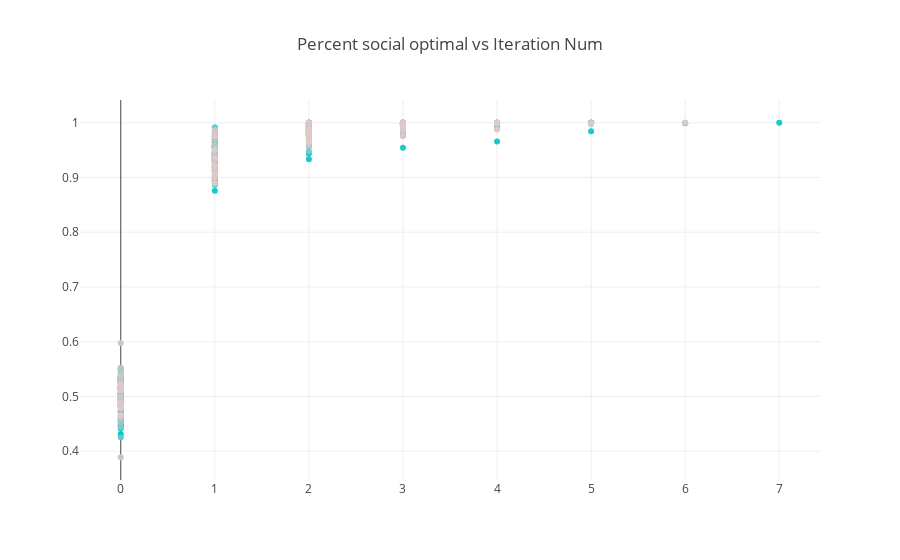

Write notebook code for a chart like this one.
### Code cell
plot_utils(seq_utils)

### Figure 1 — Plotly figure (JSON) as saved in the notebook; plotly's stock layout.template omitted (floating-point values rounded to 4 significant figures)
{"data": [{"hoverinfo": "skip", "marker": {"color": "rgb(0.0,200,200)"}, "mode": "markers", "type": "scatter", "uid": "7d331b6d-4d9f-453e-ae97-500911da73ef", "x": [0, 1, 2, 3, 4], "y": [0.4478, 0.8922, 0.9578, 0.9978, 1]}, {"hoverinfo": "skip", "marker": {"color": "rgb(0.0,200,200)"}, "mode": "markers", "type": "scatter", "uid": "3586ff8d-9732-4fed-8134-cf3e34d6b986", "x": [0, 1, 2, 3], "y": [0.4578, 0.9456, 0.9922, 1]}, {"hoverinfo": "skip", "marker": {"color": "rgb(0.0,200,200)"}, "mode": "markers", "type": "scatter", "uid": "7cd4a558-21d1-4a5a-9023-35f1943b1451", "x": [0, 1, 2, 3], "y": [0.5044, 0.9311, 0.9878, 1]}, {"hoverinfo": "skip", "marker": {"color": "rgb(0.0,200,200)"}, "mode": "markers", "type": "scatter", "uid": "bf2eb5df-479e-4493-bbba-ba0cb692eeab", "x": [0, 1, 2, 3], "y": [0.4911, 0.92, 0.9778, 1]}, {"hoverinfo": "skip", "marker": {"color": "rgb(0.0,200,200)"}, "mode": "markers", "type": "scatter", "uid": "74e5d20b-d41d-4e94-a736-2cb6619e0e33", "x": [0, 1, 2, 3, 4], "y": [0.4967, 0.93, 0.9811, 0.9989, 1]}, {"hoverinfo": "skip", "marker": {"color": "rgb(0.0,200,200)"}, "mode": "markers", "type": "scatter", "uid": "84d48501-f301-46b1-b520-e0105eca3ec6", "x": [0, 1, 2, 3, 4, 5], "y": [0.5511, 0.9644, 0.9878, 0.9956, 0.9989, 1]}, {"hoverinfo": "skip", "marker": {"color": "rgb(0.0,200,200)"}, "mode": "markers", "type": "scatter", "uid": "b5e885db-e831-4fcd-9458-e0a4e5a9a2ef", "x": [0, 1, 2, 3, 4], "y": [0.4989, 0.9322, 0.9811, 0.9967, 1]}, {"hoverinfo": "skip", "marker": {"color": "rgb(0.0,200,200)"}, "mode": "markers", "type": "scatter", "uid": "0b0a4257-9d6a-4eda-bf09-39a45d1b5934", "x": [0, 1, 2, 3], "y": [0.5167, 0.9533, 0.9989, 1]}, {"hoverinfo": "skip", "marker": {"color": "rgb(0.0,200,200)"}, "mode": "markers", "type": "scatter", "uid": "4120ba74-c38c-43d3-a6fc-d45ca17e2aa0", "x": [0, 1, 2, 3], "y": [0.5322, 0.9422, 0.9889, 1]}, {"hoverinfo": "skip", "marker": {"color": "rgb(0.0,200,200)"}, "mode": "markers", "type": "scatter", "uid": "0d67450e-d3ca-4dfd-8a4c-5ec8023d9c04", "x": [0, 1, 2, 3], "y": [0.4311, 0.8967, 0.9867, 1]}, {"hoverinfo": "skip", "marker": {"color": "rgb(25.0,200,200)"}, "mode": "markers", "type": "scatter", "uid": "a2975b3a-69aa-4e7f-91ff-7d43ee1781c2", "x": [0, 1, 2, 3, 4, 5], "y": [0.4456, 0.8756, 0.9433, 0.9767, 0.9911, 1]}, {"hoverinfo": "skip", "marker": {"color": "rgb(25.0,200,200)"}, "mode": "markers", "type": "scatter", "uid": "c19a60cd-9635-4791-9cd8-8194ae42fdf7", "x": [0, 1, 2, 3, 4], "y": [0.53, 0.91, 0.9711, 0.9978, 1]}, {"hoverinfo": "skip", "marker": {"color": "rgb(25.0,200,200)"}, "mode": "markers", "type": "scatter", "uid": "21880b5b-65ae-4dc4-b405-7c4d1c4cac84", "x": [0, 1, 2, 3], "y": [0.5289, 0.9444, 0.9989, 1]}, {"hoverinfo": "skip", "marker": {"color": "rgb(25.0,200,200)"}, "mode": "markers", "type": "scatter", "uid": "2ed367dc-2af9-4725-baa6-9e7ecd09e0c3", "x": [0, 1, 2, 3, 4, 5, 6, 7], "y": [0.5056, 0.9, 0.9333, 0.9544, 0.9656, 0.9844, 0.9989, 1]}, {"hoverinfo": "skip", "marker": {"color": "rgb(25.0,200,200)"}, "mode": "markers", "type": "scatter", "uid": "893b6d8c-d0d3-4650-bb1e-a632b74fc45f", "x": [0, 1, 2], "y": [0.5178, 0.9756, 1]}, {"hoverinfo": "skip", "marker": {"color": "rgb(25.0,200,200)"}, "mode": "markers", "type": "scatter", "uid": "4c489b7d-abc3-4ee1-a644-b51ddab6e0b4", "x": [0, 1, 2, 3], "y": [0.4411, 0.94, 0.9967, 1]}, {"hoverinfo": "skip", "marker": {"color": "rgb(25.0,200,200)"}, "mode": "markers", "type": "scatter", "uid": "735b0b88-585a-40d6-b1f1-8c55fe0190b9", "x": [0, 1, 2, 3], "y": [0.5233, 0.9556, 0.9978, 1]}, {"hoverinfo": "skip", "marker": {"color": "rgb(25.0,200,200)"}, "mode": "markers", "type": "scatter", "uid": "16f98928-85fe-4399-ad83-409ad906bcab", "x": [0, 1, 2, 3, 4], "y": [0.4589, 0.8867, 0.9767, 0.9933, 1]}, {"hoverinfo": "skip", "marker": {"color": "rgb(25.0,200,200)"}, "mode": "markers", "type": "scatter", "uid": "f62a2616-8f43-4769-b9ee-a7f9fd5956d8", "x": [0, 1, 2, 3, 4, 5], "y": [0.4744, 0.8944, 0.9567, 0.99, 0.9989, 1]}, {"hoverinfo": "skip", "marker": {"color": "rgb(25.0,200,200)"}, "mode": "markers", "type": "scatter", "uid": "6be0cc75-c449-4beb-a7bf-ac1c90f9ec8e", "x": [0, 1, 2, 3, 4], "y": [0.4833, 0.9278, 0.9844, 0.9956, 1]}, {"hoverinfo": "skip", "marker": {"color": "rgb(50.0,200,200)"}, "mode": "markers", "type": "scatter", "uid": "aa496308-9d50-49c2-8fe9-9568840ae7d6", "x": [0, 1, 2, 3, 4], "y": [0.4889, 0.9478, 0.9789, 0.9956, 1]}, {"hoverinfo": "skip", "marker": {"color": "rgb(50.0,200,200)"}, "mode": "markers", "type": "scatter", "uid": "25a5a961-6328-406d-9f82-d14c792a2308", "x": [0, 1, 2, 3, 4], "y": [0.5322, 0.9233, 0.9867, 0.9989, 1]}, {"hoverinfo": "skip", "marker": {"color": "rgb(50.0,200,200)"}, "mode": "markers", "type": "scatter", "uid": "66dc587c-1f0a-42fa-bed2-a6af1a3aa65e", "x": [0, 1, 2, 3], "y": [0.5367, 0.9556, 0.9978, 1]}, {"hoverinfo": "skip", "marker": {"color": "rgb(50.0,200,200)"}, "mode": "markers", "type": "scatter", "uid": "aa6b7acc-fae4-4c1e-9d43-3e1328cdb109", "x": [0, 1, 2, 3], "y": [0.4944, 0.9389, 0.9833, 1]}, {"hoverinfo": "skip", "marker": {"color": "rgb(50.0,200,200)"}, "mode": "markers", "type": "scatter", "uid": "8c425d07-5af6-4b7b-b3c6-6826b1a90482", "x": [0, 1, 2, 3, 4], "y": [0.5011, 0.9444, 0.9833, 0.9978, 1]}, {"hoverinfo": "skip", "marker": {"color": "rgb(50.0,200,200)"}, "mode": "markers", "type": "scatter", "uid": "dc55269d-cf4f-4b1d-b115-2acca6316703", "x": [0, 1, 2, 3], "y": [0.4967, 0.9411, 0.9933, 1]}, {"hoverinfo": "skip", "marker": {"color": "rgb(50.0,200,200)"}, "mode": "markers", "type": "scatter", "uid": "eb39915e-97cc-4e5e-93c0-cc0a5163ab78", "x": [0, 1, 2, 3, 4], "y": [0.5356, 0.9578, 0.9856, 0.9989, 1]}, {"hoverinfo": "skip", "marker": {"color": "rgb(50.0,200,200)"}, "mode": "markers", "type": "scatter", "uid": "d39a0b5d-c1b3-4c1d-bc10-daa55b549628", "x": [0, 1, 2, 3, 4], "y": [0.5078, 0.9189, 0.9833, 0.9967, 1]}, {"hoverinfo": "skip", "marker": {"color": "rgb(50.0,200,200)"}, "mode": "markers", "type": "scatter", "uid": "37579cc4-3609-4438-a360-ab2af8a385a8", "x": [0, 1, 2], "y": [0.5044, 0.9578, 1]}, {"hoverinfo": "skip", "marker": {"color": "rgb(50.0,200,200)"}, "mode": "markers", "type": "scatter", "uid": "908e8da8-4a8f-4aec-ae03-067324184a0a", "x": [0, 1, 2, 3, 4, 5], "y": [0.5256, 0.9333, 0.9767, 0.9889, 0.9989, 1]}, {"hoverinfo": "skip", "marker": {"color": "rgb(75.0,200,200)"}, "mode": "markers", "type": "scatter", "uid": "00ac2c79-6d4f-4e56-bf1e-eb45fffc2b61", "x": [0, 1, 2, 3], "y": [0.48, 0.9322, 0.98, 1]}, {"hoverinfo": "skip", "marker": {"color": "rgb(75.0,200,200)"}, "mode": "markers", "type": "scatter", "uid": "77461d09-3b18-474d-9dcd-3c3c506b0acf", "x": [0, 1, 2, 3, 4], "y": [0.5156, 0.9544, 0.9911, 0.9989, 1]}, {"hoverinfo": "skip", "marker": {"color": "rgb(75.0,200,200)"}, "mode": "markers", "type": "scatter", "uid": "216a034d-9028-4a1f-9b2d-96754adb0239", "x": [0, 1, 2, 3, 4], "y": [0.5122, 0.9433, 0.9811, 0.9978, 1]}, {"hoverinfo": "skip", "marker": {"color": "rgb(75.0,200,200)"}, "mode": "markers", "type": "scatter", "uid": "8c3e6587-830e-4037-9a7c-fcf1c6ddf635", "x": [0, 1, 2, 3], "y": [0.45, 0.9122, 0.9844, 1]}, {"hoverinfo": "skip", "marker": {"color": "rgb(75.0,200,200)"}, "mode": "markers", "type": "scatter", "uid": "7b359970-aef4-4207-b600-d81e8ad8ac3f", "x": [0, 1, 2, 3], "y": [0.5344, 0.9633, 0.9933, 1]}, {"hoverinfo": "skip", "marker": {"color": "rgb(75.0,200,200)"}, "mode": "markers", "type": "scatter", "uid": "4d601e5e-3e35-46f3-a488-b22901891ec0", "x": [0, 1, 2, 3, 4], "y": [0.5322, 0.9356, 0.9778, 0.9978, 1]}, {"hoverinfo": "skip", "marker": {"color": "rgb(75.0,200,200)"}, "mode": "markers", "type": "scatter", "uid": "6384318f-c096-4128-a511-8c6b6a094f01", "x": [0, 1, 2, 3], "y": [0.4922, 0.9589, 0.9944, 1]}, {"hoverinfo": "skip", "marker": {"color": "rgb(75.0,200,200)"}, "mode": "markers", "type": "scatter", "uid": "a784dab6-d6f4-4996-b569-dd839815d395", "x": [0, 1, 2, 3], "y": [0.4722, 0.9333, 0.9978, 1]}, {"hoverinfo": "skip", "marker": {"color": "rgb(75.0,200,200)"}, "mode": "markers", "type": "scatter", "uid": "86560a41-efc2-4958-9acc-c976d69a207c", "x": [0, 1, 2], "y": [0.5167, 0.9556, 1]}, {"hoverinfo": "skip", "marker": {"color": "rgb(75.0,200,200)"}, "mode": "markers", "type": "scatter", "uid": "b7002fba-0ecb-4336-8a4f-7948b7173496", "x": [0, 1, 2, 3], "y": [0.4944, 0.9556, 0.9911, 1]}, {"hoverinfo": "skip", "marker": {"color": "rgb(100.0,200,200)"}, "mode": "markers", "type": "scatter", "uid": "84e222af-c214-46a2-b964-e2909551f181", "x": [0, 1, 2], "y": [0.4922, 0.9911, 1]}, {"hoverinfo": "skip", "marker": {"color": "rgb(100.0,200,200)"}, "mode": "markers", "type": "scatter", "uid": "4681d376-0cc9-4c65-9747-ebc39b7fd190", "x": [0, 1, 2], "y": [0.5244, 0.9678, 1]}, {"hoverinfo": "skip", "marker": {"color": "rgb(100.0,200,200)"}, "mode": "markers", "type": "scatter", "uid": "1997de78-2dcf-4ed3-bd5d-ffe4422d1167", "x": [0, 1, 2, 3], "y": [0.4256, 0.9456, 0.9889, 1]}, {"hoverinfo": "skip", "marker": {"color": "rgb(100.0,200,200)"}, "mode": "markers", "type": "scatter", "uid": "d5546b12-0829-4e89-9381-1364a76ac75c", "x": [0, 1, 2, 3], "y": [0.5267, 0.97, 0.9922, 1]}, {"hoverinfo": "skip", "marker": {"color": "rgb(100.0,200,200)"}, "mode": "markers", "type": "scatter", "uid": "dff2833a-9c1a-4987-b3d0-d4b0fedc665c", "x": [0, 1, 2, 3], "y": [0.5056, 0.9389, 0.9911, 1]}, {"hoverinfo": "skip", "marker": {"color": "rgb(100.0,200,200)"}, "mode": "markers", "type": "scatter", "uid": "ec22cfdf-b0fb-49ec-a0fd-c8574ad231e9", "x": [0, 1, 2], "y": [0.5167, 0.9911, 1]}, {"hoverinfo": "skip", "marker": {"color": "rgb(100.0,200,200)"}, "mode": "markers", "type": "scatter", "uid": "eeef9785-235b-4594-9d4e-263c5fd9a894", "x": [0, 1, 2, 3], "y": [0.5322, 0.96, 0.9989, 1]}, {"hoverinfo": "skip", "marker": {"color": "rgb(100.0,200,200)"}, "mode": "markers", "type": "scatter", "uid": "96c87a15-2f7c-4890-9003-d1ffe907b805", "x": [0, 1, 2], "y": [0.5122, 0.9644, 1]}, {"hoverinfo": "skip", "marker": {"color": "rgb(100.0,200,200)"}, "mode": "markers", "type": "scatter", "uid": "21292b58-e6f6-4b33-bdb3-ae378a9b58bf", "x": [0, 1, 2, 3], "y": [0.5444, 0.9544, 0.9889, 1]}, {"hoverinfo": "skip", "marker": {"color": "rgb(100.0,200,200)"}, "mode": "markers", "type": "scatter", "uid": "dce8248c-3c62-4803-bd99-ce55d392a66a", "x": [0, 1, 2, 3, 4], "y": [0.4567, 0.9544, 0.99, 0.9989, 1]}, {"hoverinfo": "skip", "marker": {"color": "rgb(125.0,200,200)"}, "mode": "markers", "type": "scatter", "uid": "033f4c91-2172-4c1e-bf46-2bd852dce0dd", "x": [0, 1, 2, 3], "y": [0.4633, 0.9122, 0.9844, 1]}, {"hoverinfo": "skip", "marker": {"color": "rgb(125.0,200,200)"}, "mode": "markers", "type": "scatter", "uid": "e2e4e392-45f9-44de-b1f3-0e2d49ec52ca", "x": [0, 1, 2, 3], "y": [0.5244, 0.9833, 0.9989, 1]}, {"hoverinfo": "skip", "marker": {"color": "rgb(125.0,200,200)"}, "mode": "markers", "type": "scatter", "uid": "457a26d9-9345-444c-abf0-8513d7ba91b2", "x": [0, 1, 2, 3, 4], "y": [0.4433, 0.9, 0.9811, 0.9989, 1]}, {"hoverinfo": "skip", "marker": {"color": "rgb(125.0,200,200)"}, "mode": "markers", "type": "scatter", "uid": "5318a2b5-0e65-4860-9f99-1df8aa26188a", "x": [0, 1, 2, 3], "y": [0.4722, 0.9144, 0.9956, 1]}, {"hoverinfo": "skip", "marker": {"color": "rgb(125.0,200,200)"}, "mode": "markers", "type": "scatter", "uid": "96ee52b4-7573-4c0e-81a7-3fdeb18ae3bc", "x": [0, 1, 2], "y": [0.5378, 0.98, 1]}, {"hoverinfo": "skip", "marker": {"color": "rgb(125.0,200,200)"}, "mode": "markers", "type": "scatter", "uid": "bfc470d5-1c82-44c2-be5b-6bea6825131d", "x": [0, 1, 2, 3], "y": [0.4822, 0.9378, 0.9989, 1]}, {"hoverinfo": "skip", "marker": {"color": "rgb(125.0,200,200)"}, "mode": "markers", "type": "scatter", "uid": "b73f08e1-91fe-4971-ae8a-f956d8422c4a", "x": [0, 1, 2, 3, 4], "y": [0.52, 0.9367, 0.9844, 0.9933, 1]}, {"hoverinfo": "skip", "marker": {"color": "rgb(125.0,200,200)"}, "mode": "markers", "type": "scatter", "uid": "071e7f43-4afa-45bb-8ab6-8391e4fd0386", "x": [0, 1, 2, 3, 4, 5, 6], "y": [0.4844, 0.9211, 0.9733, 0.98, 0.9911, 0.9989, 1]}, {"hoverinfo": "skip", "marker": {"color": "rgb(125.0,200,200)"}, "mode": "markers", "type": "scatter", "uid": "2aaed003-2931-4033-ab66-54352b737214", "x": [0, 1, 2, 3, 4, 5], "y": [0.4856, 0.9022, 0.9478, 0.9856, 0.9989, 1]}, {"hoverinfo": "skip", "marker": {"color": "rgb(125.0,200,200)"}, "mode": "markers", "type": "scatter", "uid": "85a94a67-7d8f-4b38-b8ab-1937bb48d8da", "x": [0, 1, 2], "y": [0.5011, 0.9789, 1]}, {"hoverinfo": "skip", "marker": {"color": "rgb(150.0,200,200)"}, "mode": "markers", "type": "scatter", "uid": "8717f77b-ced9-417d-8049-502d74968c7b", "x": [0, 1, 2, 3], "y": [0.4856, 0.9367, 0.9856, 1]}, {"hoverinfo": "skip", "marker": {"color": "rgb(150.0,200,200)"}, "mode": "markers", "type": "scatter", "uid": "f7a05daa-3bdd-43b4-8a40-e0a8f5979018", "x": [0, 1, 2, 3], "y": [0.55, 0.95, 0.99, 1]}, {"hoverinfo": "skip", "marker": {"color": "rgb(150.0,200,200)"}, "mode": "markers", "type": "scatter", "uid": "6c2e3ccb-120a-41ea-b4d6-b4ddf3baf7a0", "x": [0, 1, 2, 3, 4, 5], "y": [0.4689, 0.92, 0.9822, 0.9911, 0.9989, 1]}, {"hoverinfo": "skip", "marker": {"color": "rgb(150.0,200,200)"}, "mode": "markers", "type": "scatter", "uid": "b18504e2-4085-464c-949c-4281805d3f70", "x": [0, 1, 2, 3], "y": [0.4711, 0.9567, 0.9978, 1]}, {"hoverinfo": "skip", "marker": {"color": "rgb(150.0,200,200)"}, "mode": "markers", "type": "scatter", "uid": "e5b99683-8a6f-418f-b45e-7e8e2deb6588", "x": [0, 1, 2], "y": [0.5122, 0.9733, 1]}, {"hoverinfo": "skip", "marker": {"color": "rgb(150.0,200,200)"}, "mode": "markers", "type": "scatter", "uid": "196aa908-eff3-4fdf-9fe8-b19efca4a4aa", "x": [0, 1, 2, 3, 4], "y": [0.54, 0.9378, 0.9856, 0.9989, 1]}, {"hoverinfo": "skip", "marker": {"color": "rgb(150.0,200,200)"}, "mode": "markers", "type": "scatter", "uid": "bd32a8b6-1c39-41c5-8f7f-1282ef7cec33", "x": [0, 1, 2], "y": [0.51, 0.98, 1]}, {"hoverinfo": "skip", "marker": {"color": "rgb(150.0,200,200)"}, "mode": "markers", "type": "scatter", "uid": "8dfcccdd-4756-4a4a-bbac-afc38381c811", "x": [0, 1, 2, 3], "y": [0.48, 0.9211, 0.9922, 1]}, {"hoverinfo": "skip", "marker": {"color": "rgb(150.0,200,200)"}, "mode": "markers", "type": "scatter", "uid": "315d9147-16ea-4c86-bc33-d9aa780ce745", "x": [0, 1, 2, 3, 4], "y": [0.4933, 0.92, 0.9856, 0.9944, 1]}, {"hoverinfo": "skip", "marker": {"color": "rgb(150.0,200,200)"}, "mode": "markers", "type": "scatter", "uid": "416e2c53-f854-42a2-a2c0-558688f89be8", "x": [0, 1, 2, 3], "y": [0.4522, 0.9322, 0.9933, 1]}, {"hoverinfo": "skip", "marker": {"color": "rgb(175.0,200,200)"}, "mode": "markers", "type": "scatter", "uid": "36d25085-9e6f-4ead-8086-32ca0d514068", "x": [0, 1, 2, 3, 4], "y": [0.4867, 0.8933, 0.9778, 0.9967, 1]}, {"hoverinfo": "skip", "marker": {"color": "rgb(175.0,200,200)"}, "mode": "markers", "type": "scatter", "uid": "fb1b12cd-4bdd-4e36-93fc-4690edd68727", "x": [0, 1, 2, 3], "y": [0.53, 0.9544, 0.9867, 1]}, {"hoverinfo": "skip", "marker": {"color": "rgb(175.0,200,200)"}, "mode": "markers", "type": "scatter", "uid": "bf13409f-c2b4-47ea-8d4a-1571ae557f5b", "x": [0, 1, 2, 3, 4], "y": [0.5067, 0.96, 0.9889, 0.9989, 1]}, {"hoverinfo": "skip", "marker": {"color": "rgb(175.0,200,200)"}, "mode": "markers", "type": "scatter", "uid": "94a15a1a-6c54-451a-b1f0-b377285778b3", "x": [0, 1, 2, 3, 4], "y": [0.5478, 0.9522, 0.99, 0.9978, 1]}, {"hoverinfo": "skip", "marker": {"color": "rgb(175.0,200,200)"}, "mode": "markers", "type": "scatter", "uid": "70a93566-096e-4563-9a0a-826fdbf92dbf", "x": [0, 1, 2, 3, 4], "y": [0.46, 0.9411, 0.9811, 0.9933, 1]}, {"hoverinfo": "skip", "marker": {"color": "rgb(175.0,200,200)"}, "mode": "markers", "type": "scatter", "uid": "5d7db5c5-b437-49d9-9696-3cc671e1b21c", "x": [0, 1, 2, 3], "y": [0.5522, 0.9733, 0.9956, 1]}, {"hoverinfo": "skip", "marker": {"color": "rgb(175.0,200,200)"}, "mode": "markers", "type": "scatter", "uid": "0f416fff-6334-45aa-8eff-4a49ded17b48", "x": [0, 1, 2], "y": [0.5267, 0.97, 1]}, {"hoverinfo": "skip", "marker": {"color": "rgb(175.0,200,200)"}, "mode": "markers", "type": "scatter", "uid": "09cc76df-6ab9-46f0-b1c8-9ff8cd3b82bb", "x": [0, 1, 2, 3], "y": [0.4989, 0.9344, 0.9978, 1]}, {"hoverinfo": "skip", "marker": {"color": "rgb(175.0,200,200)"}, "mode": "markers", "type": "scatter", "uid": "d4b5b43b-71bb-468f-a793-8fe31ffb09f0", "x": [0, 1, 2, 3, 4], "y": [0.4656, 0.9167, 0.98, 0.9911, 1]}, {"hoverinfo": "skip", "marker": {"color": "rgb(175.0,200,200)"}, "mode": "markers", "type": "scatter", "uid": "c427ad2c-ee4a-400c-9b5c-88fe4e66c3eb", "x": [0, 1, 2, 3], "y": [0.52, 0.9711, 0.9911, 1]}, {"hoverinfo": "skip", "marker": {"color": "rgb(200.0,200,200)"}, "mode": "markers", "type": "scatter", "uid": "550ffaeb-ec13-428d-b3d9-6f1db87ac5a7", "x": [0, 1, 2, 3, 4], "y": [0.4989, 0.9311, 0.97, 0.9989, 1]}, {"hoverinfo": "skip", "marker": {"color": "rgb(200.0,200,200)"}, "mode": "markers", "type": "scatter", "uid": "7fe4fbd4-811a-4c86-8a86-8aeba377adc1", "x": [0, 1, 2], "y": [0.5156, 0.9778, 1]}, {"hoverinfo": "skip", "marker": {"color": "rgb(200.0,200,200)"}, "mode": "markers", "type": "scatter", "uid": "0b201ba2-5103-4c1a-b927-22866b21960a", "x": [0, 1, 2, 3, 4], "y": [0.5378, 0.9344, 0.9711, 0.9911, 1]}, {"hoverinfo": "skip", "marker": {"color": "rgb(200.0,200,200)"}, "mode": "markers", "type": "scatter", "uid": "84d9cc49-b2e6-4bcf-8a9f-8b88bb693b61", "x": [0, 1, 2, 3, 4], "y": [0.4622, 0.9111, 0.9578, 0.9956, 1]}, {"hoverinfo": "skip", "marker": {"color": "rgb(200.0,200,200)"}, "mode": "markers", "type": "scatter", "uid": "dde6142d-470e-48c5-aee8-1a1c507c31c3", "x": [0, 1, 2, 3], "y": [0.3889, 0.9311, 0.9778, 1]}, {"hoverinfo": "skip", "marker": {"color": "rgb(200.0,200,200)"}, "mode": "markers", "type": "scatter", "uid": "95d77178-68c1-49be-bbe7-59de1959dfe5", "x": [0, 1, 2], "y": [0.5978, 0.9867, 1]}, {"hoverinfo": "skip", "marker": {"color": "rgb(200.0,200,200)"}, "mode": "markers", "type": "scatter", "uid": "a892455d-bc7b-4cdb-92be-ba54c79983e8", "x": [0, 1, 2, 3, 4], "y": [0.5122, 0.9511, 0.9856, 0.9978, 1]}, {"hoverinfo": "skip", "marker": {"color": "rgb(200.0,200,200)"}, "mode": "markers", "type": "scatter", "uid": "e3b0ac55-708a-4370-a923-f1c6fcbe2fe2", "x": [0, 1, 2], "y": [0.4633, 0.9833, 1]}, {"hoverinfo": "skip", "marker": {"color": "rgb(200.0,200,200)"}, "mode": "markers", "type": "scatter", "uid": "f4a71116-facf-40b1-9461-74592c87965d", "x": [0, 1, 2, 3], "y": [0.4844, 0.9178, 0.9789, 1]}, {"hoverinfo": "skip", "marker": {"color": "rgb(200.0,200,200)"}, "mode": "markers", "type": "scatter", "uid": "328d7c81-8e89-4b65-ab35-a8c89a58aaf1", "x": [0, 1, 2, 3, 4, 5], "y": [0.5167, 0.9333, 0.9767, 0.9833, 0.9989, 1]}, {"hoverinfo": "skip", "marker": {"color": "rgb(225.0,200,200)"}, "mode": "markers", "type": "scatter", "uid": "71eed15c-7177-4fb1-b0f3-5d34d6ac2ddf", "x": [0, 1, 2, 3], "y": [0.5144, 0.9356, 0.98, 1]}, {"hoverinfo": "skip", "marker": {"color": "rgb(225.0,200,200)"}, "mode": "markers", "type": "scatter", "uid": "9a44fe0a-8b9d-4056-bae9-d041574a2285", "x": [0, 1, 2, 3, 4], "y": [0.4789, 0.9489, 0.9889, 0.9989, 1]}, {"hoverinfo": "skip", "marker": {"color": "rgb(225.0,200,200)"}, "mode": "markers", "type": "scatter", "uid": "7704bd76-1767-4570-86a2-2dbd1d62a0f9", "x": [0, 1, 2, 3, 4], "y": [0.5122, 0.9222, 0.9811, 0.9989, 1]}, {"hoverinfo": "skip", "marker": {"color": "rgb(225.0,200,200)"}, "mode": "markers", "type": "scatter", "uid": "748870aa-d361-4d88-8899-3845f89179af", "x": [0, 1, 2, 3, 4], "y": [0.4889, 0.92, 0.98, 0.9978, 1]}, {"hoverinfo": "skip", "marker": {"color": "rgb(225.0,200,200)"}, "mode": "markers", "type": "scatter", "uid": "123c8b11-0e38-4e8d-ab03-50bd8d0af1a6", "x": [0, 1, 2, 3, 4], "y": [0.4656, 0.8889, 0.9667, 0.9889, 1]}, {"hoverinfo": "skip", "marker": {"color": "rgb(225.0,200,200)"}, "mode": "markers", "type": "scatter", "uid": "faddad8d-be99-4415-8cae-e23c0b59898a", "x": [0, 1, 2, 3, 4], "y": [0.4833, 0.9, 0.9644, 0.99, 1]}, {"hoverinfo": "skip", "marker": {"color": "rgb(225.0,200,200)"}, "mode": "markers", "type": "scatter", "uid": "34391128-3b43-4e89-9197-0422241e59b0", "x": [0, 1, 2, 3, 4], "y": [0.4833, 0.9044, 0.9756, 0.9978, 1]}, {"hoverinfo": "skip", "marker": {"color": "rgb(225.0,200,200)"}, "mode": "markers", "type": "scatter", "uid": "c051647f-f64b-492c-948b-d9a82e00b7d7", "x": [0, 1, 2], "y": [0.5222, 0.9756, 1]}, {"hoverinfo": "skip", "marker": {"color": "rgb(225.0,200,200)"}, "mode": "markers", "type": "scatter", "uid": "fe119ad3-a5a7-49b1-adb1-060dd01352f0", "x": [0, 1, 2, 3, 4, 5, 6], "y": [0.4822, 0.9078, 0.9644, 0.9756, 0.9878, 0.9967, 1]}, {"hoverinfo": "skip", "marker": {"color": "rgb(225.0,200,200)"}, "mode": "markers", "type": "scatter", "uid": "12117588-c654-4370-a86c-5018708313dc", "x": [0, 1, 2, 3, 4], "y": [0.4833, 0.9356, 0.9789, 0.9978, 1]}], "layout": {"showlegend": false, "title": {"text": "Percent social optimal vs Iteration Num"}}}
